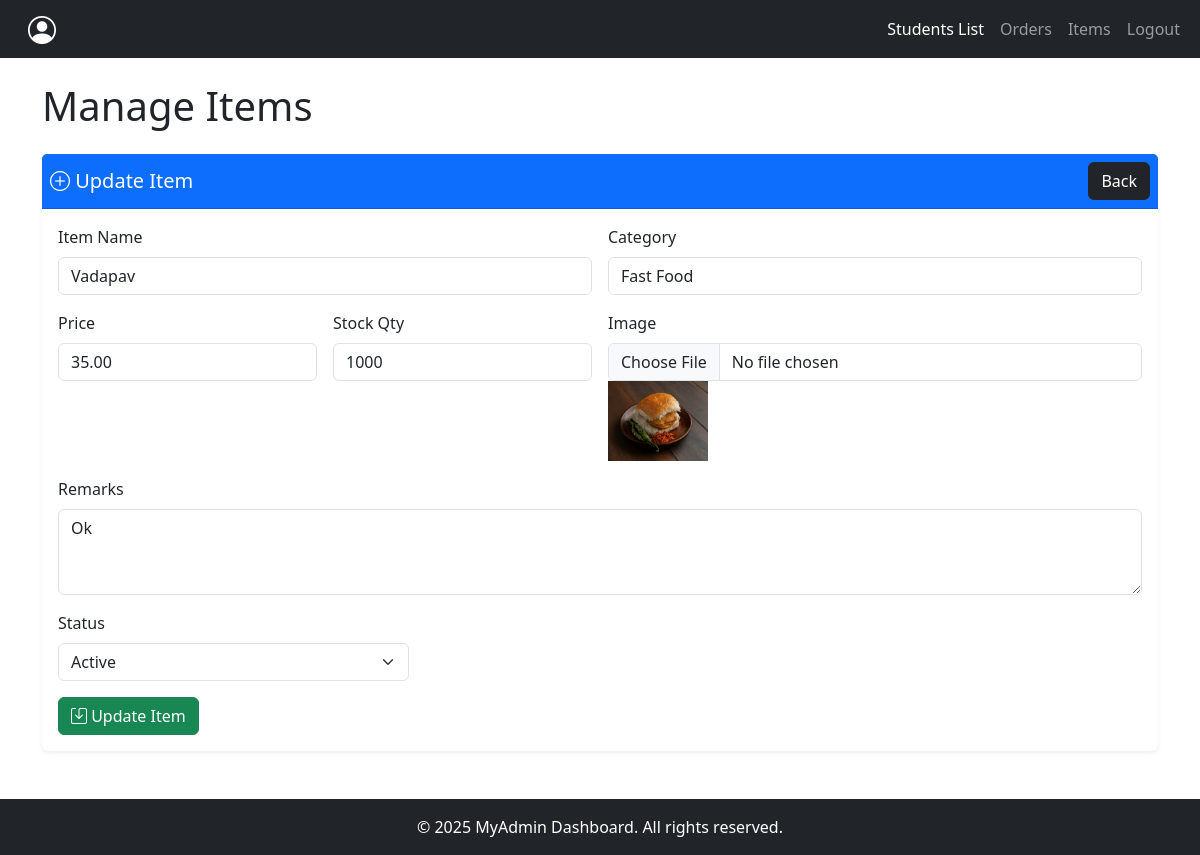
The app's page /edit_items.php?id=3 with its own data.
### tables this page shows
CREATE TABLE `items` (
  `id` int(11) NOT NULL,
  `name` varchar(100) NOT NULL,
  `category` varchar(50) NOT NULL,
  `price` decimal(10,2) NOT NULL,
  `quantity` int(11) NOT NULL,
  `stockqty` varchar(50) NOT NULL,
  `image` varchar(255) NOT NULL,
  `status` enum('Active','InActive') DEFAULT 'Active',
  `remarks` text NOT NULL,
  `enter_datetime` timestamp NOT NULL DEFAULT current_timestamp()
);

### edit_items.php (the view, shortened to what this page needs)
<?php
include 'includes/nav.php';
$pid = $_GET['id'];
$sql = "SELECT * FROM items where id = $pid";
$query = mysqli_query($conn,$sql);
$row = mysqli_fetch_assoc($query);
?>
  <div class="container my-4 flex-grow-1">
    <h1 class="mb-4">Manage Items</h1>
    <div class="card shadow-sm border-0 mb-4">
      <div class="card-header bg-primary text-white d-flex justify-content-between align-items-center p-2">
        <h5 class="mb-0"><i class="bi bi-plus-circle"></i> Update Item</h5>
        <a href="items.php" class="btn btn-dark float-right">Back</a>
      </div>
      <div class="card-body">
        <form action="updatedb.php" method="POST" enctype="multipart/form-data">
          <div class="row g-3">
            <div class="col-md-6">
              <label class="form-label">Item Name</label>
              <input type="text" name="name" value="<?php echo $row['name']; ?>" class="form-control" required>
            </div>
            <div class="col-md-6">
              <label class="form-label">Category</label>
              <input type="text" name="category" value="<?php echo $row['category']; ?>" class="form-control" required>
            </div>
            <div class="col-md-3">
              <label class="form-label">Price</label>
              <input type="number" name="price" value="<?php echo $row['price']; ?>" step="0.01" class="form-control" required>
            </div>
            <div class="col-md-3">
              <label class="form-label">Stock Qty</label>
              <input type="number" value="<?php echo $row['stockqty']; ?>" name="stockqty" class="form-control" required>
            </div>
            <div class="col-md-6">
              <label class="form-label">Image</label>
              <input type="file" name="image" class="form-control">
              <img width="100px" src="<?php echo $row['image'];?>" alt="">
            </div>
            <div class="col-md-12">
              <label class="form-label">Remarks</label>
              <textarea name="remarks" class="form-control" rows="3"><?php echo $row['remarks']; ?></textarea>
            </div>
            <div class="col-md-4">
              <label class="form-label">Status</label>
              <select name="status" class="form-select">
                <option value="Active">Active</option>
              </select>
            </div>
          </div>
          <div class="mt-3">
            <button type="submit" class="btn btn-success"><i class="bi bi-save"></i> Update Item</button>
          </div>
        </form>
      </div>
    </div>
  </div>
<?php include 'includes/footer.php'; ?>

### records on screen
items: name "Vadapav", category "Fast Food", price "35.00", stockqty "1000", image (picture), remarks "Ok"
